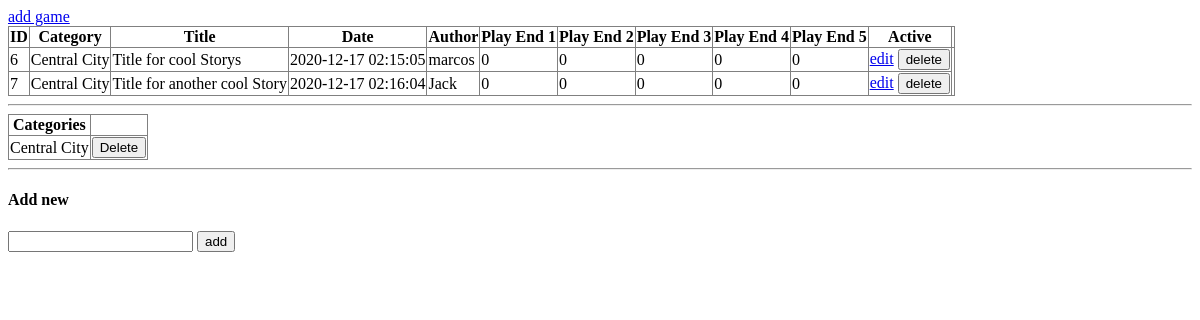
Screenshot of /control/index.php with the database file from the repository.
### tables this page shows
CREATE TABLE `games` (
  `game_id` int(11) NOT NULL AUTO_INCREMENT,
  `game_category_id` int(11) NOT NULL,
  `game_title` varchar(255) NOT NULL,
  `game_author` varchar(100) NOT NULL,
  `game_picture` varchar(255) DEFAULT NULL,
  `game_audio` varchar(255) DEFAULT NULL,
  `game_active` enum('0','1') NOT NULL DEFAULT '1',
  `game_created` datetime NOT NULL DEFAULT current_timestamp(),
  PRIMARY KEY (`game_id`),
  KEY `games_FK` (`game_category_id`),
  CONSTRAINT `games_FK` FOREIGN KEY (`game_category_id`) REFERENCES `categories` (`category_id`)
);

CREATE TABLE `categories` (
  `category_id` int(11) NOT NULL AUTO_INCREMENT,
  `category_name` varchar(120) NOT NULL,
  `category_created` datetime NOT NULL DEFAULT current_timestamp(),
  PRIMARY KEY (`category_id`)
);

### control/index.php (called while the page is built, shortened)
<?php
require_once '../config/init.php';
$g = new Game($db);
$categories = $g->get_categories();
$games = $g->get_games();
include_once DIR . 'views/control/header.view.php';
include_once DIR . 'views/control/index.view.php';
include_once DIR . 'views/control/footer.view.php';

### config/auto_loader.php (called while the page is built, shortened)
<?php
function ldr($className)
{
    $path = DIR . "classes/";
    $ext = ".class.php";
    $full = $path . strtolower($className) . $ext;
}

### classes/game.class.php (called while the page is built, shortened)
<?php
class Game
{
    private $db;
    public function __construct(PDO $db) {
        $this->db = $db;
    }
    public function get_categories ()
    {
        $q = 'SELECT * FROM `categories`';
        $s = $this->db->prepare($q);
        if ($s->execute()) {
            return $s->fetchAll();
        }
        return [];
    }
    public function get_games ()
    {
        $q = 'SELECT * FROM `games` g JOIN `categories` c ON g.`game_category_id` = c.`category_id`';
        $s = $this->db->prepare($q);
        if ($s->execute()) {
            return $s->fetchAll();
        }
        return [];
    }
}

### views/control/index.view.php (the view, shortened to what this page needs)
<a href="<?=URL?>/control/add_game.php">add game</a>
<table border="1" style="border-collapse: collapse;">
    <thead>
        <tr>
            <th>ID</th>
            <th>Category</th>
            <th>Title</th>
            <th>Date</th>
            <th>Author</th>
            <th>Play End 1</th>
            <th>Play End 2</th>
            <th>Play End 3</th>
            <th>Play End 4</th>
            <th>Play End 5</th>
            <th>Active</th>
            <th></th>
        </tr>
    </thead>
    <tbody>
        <?php foreach($games as $game): ?>
        <tr>
            <td><?=$game['game_id']?></td>
            <td><?=$game['category_name']?></td>
            <td><?=$game['game_title']?></td>
            <td><?=$game['game_created']?></td>
            <td><?=$game['game_author']?></td>
            <td>0</td>
            <td>0</td>
            <td>0</td>
            <td>0</td>
            <td>0</td>
            <td>
                <a href="<?=URL?>/control/edit_game.php?id=<?=$game['game_id']?>">edit</a>
                <button class="delete-game" value="<?=$game['game_id']?>">delete</button>
            </td>
        </tr>
        <?php endforeach; ?>
    </tbody>
</table>
<div>
    <hr>
    <table border="1" style="border-collapse: collapse;">
        <thead>
            <th>Categories</th>
            <th></th>
        </thead>
        <tbody id="rows">
            <?php foreach ($categories as $category): ?>
            <tr>
                <td><?=$category['category_name']?></td>
                <td><button class="delete-category" value="<?=$category['category_id']?>">Delete</button></td>
            </tr>
            <?php endforeach; ?>
        </tbody>
    </table>
    <form method="POST" action="">
        <hr>
        <h4>Add new</h4>
        <input type="text" name="category_name">
        <button type="submit">add</button>
    </form>
</div>

### views/control/header.view.php (shortened to what this page needs)
<!DOCTYPE html>
<html lang="en">
<head>
</head>
<body>

### views/control/footer.view.php
</body>
</html>

### rows the page displays
games: game_id "6", game_category.category_name "Central City", game_title "Title for cool Storys", game_created "2020-12-17 02:15:05", game_author "marcos"
games: game_id "7", game_category.category_name "Central City", game_title "Title for another cool Story", game_created "2020-12-17 02:16:04", game_author "Jack"
categories: category_name "Central City", $category['category_id'] 23 (drawn)
